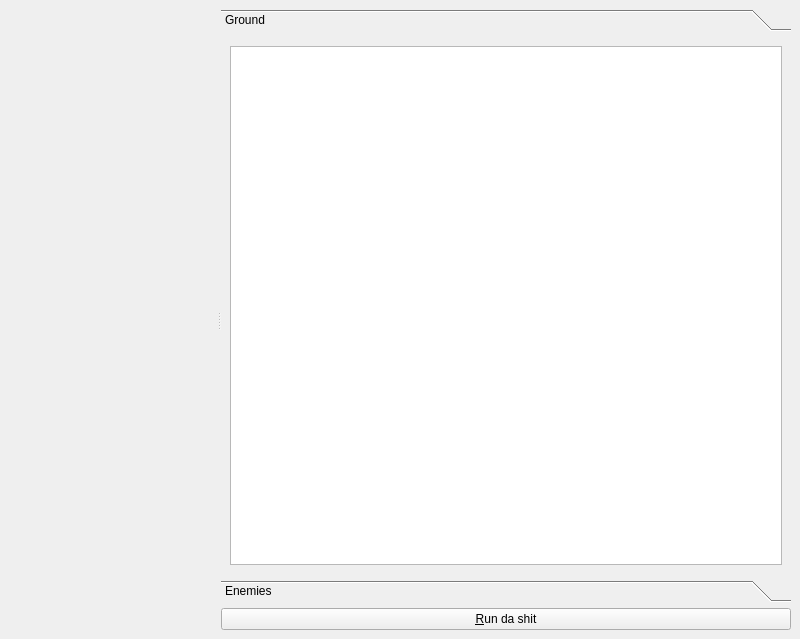
<ui version="4.0" >
 <class>MainWindow</class>
 <widget class="QMainWindow" name="MainWindow" >
  <property name="geometry" >
   <rect>
    <x>0</x>
    <y>0</y>
    <width>800</width>
    <height>639</height>
   </rect>
  </property>
  <property name="windowTitle" >
   <string>MainWindow</string>
  </property>
  <widget class="QWidget" name="centralwidget" >
   <property name="geometry" >
    <rect>
     <x>0</x>
     <y>25</y>
     <width>800</width>
     <height>614</height>
    </rect>
   </property>
   <layout class="QGridLayout" name="gridLayout" >
    <item row="0" column="0" >
     <widget class="QSplitter" name="splitter" >
      <property name="orientation" >
       <enum>Qt::Horizontal</enum>
      </property>
      <widget class="QWidget" native="1" name="widgetBattleground" />
      <widget class="QWidget" name="layoutWidget" >
       <layout class="QVBoxLayout" name="verticalLayout" >
        <item>
         <widget class="QToolBox" name="toolBox" >
          <property name="currentIndex" >
           <number>0</number>
          </property>
          <widget class="QWidget" name="pageGround" >
           <property name="geometry" >
            <rect>
             <x>0</x>
             <y>0</y>
             <width>565</width>
             <height>504</height>
            </rect>
           </property>
           <attribute name="label" >
            <string>Ground</string>
           </attribute>
           <layout class="QGridLayout" name="gridLayout_2" >
            <item row="0" column="0" >
             <widget class="QListView" name="listViewGround" />
            </item>
           </layout>
          </widget>
          <widget class="QWidget" name="pageEnemies" >
           <property name="geometry" >
            <rect>
             <x>0</x>
             <y>0</y>
             <width>94</width>
             <height>24</height>
            </rect>
           </property>
           <attribute name="label" >
            <string>Enemies</string>
           </attribute>
           <widget class="QListView" name="listViewEnemies" >
            <property name="geometry" >
             <rect>
              <x>4</x>
              <y>4</y>
              <width>316</width>
              <height>485</height>
             </rect>
            </property>
           </widget>
          </widget>
         </widget>
        </item>
        <item>
         <widget class="QPushButton" name="pushButtonRun" >
          <property name="text" >
           <string>&amp;Run da shit</string>
          </property>
         </widget>
        </item>
       </layout>
      </widget>
     </widget>
    </item>
   </layout>
  </widget>
  <widget class="QMenuBar" name="menubar" >
   <property name="geometry" >
    <rect>
     <x>0</x>
     <y>0</y>
     <width>800</width>
     <height>25</height>
    </rect>
   </property>
  </widget>
 </widget>
 <resources/>
 <connections/>
</ui>
